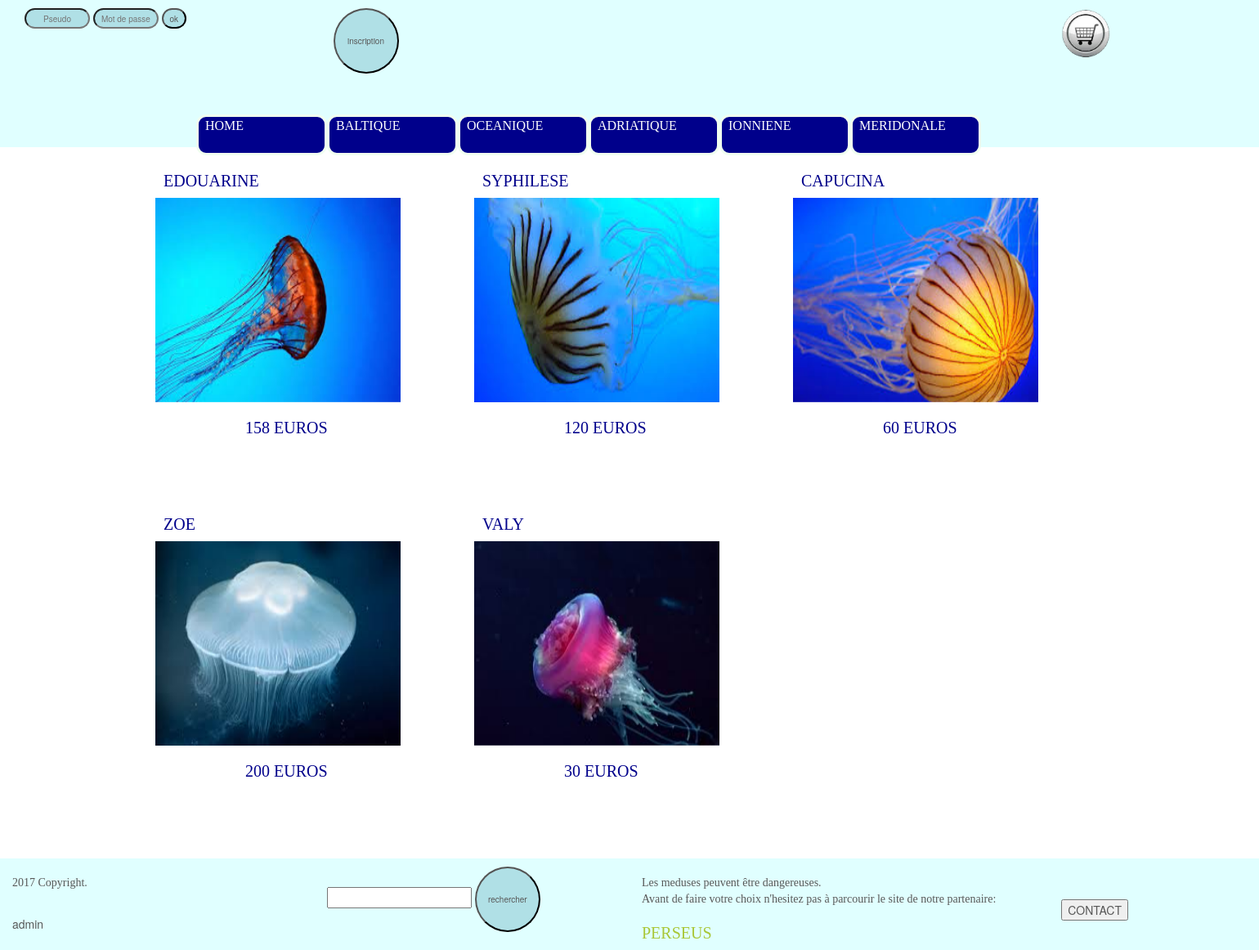
Screenshot of /index.php?page=MERIDIONALE with the database file from the repository.
### tables this page shows
CREATE TABLE IF NOT EXISTS `categories` (
  `id` int(25) NOT NULL AUTO_INCREMENT,
  `name` varchar(25) NOT NULL,
  PRIMARY KEY (`id`)
);

CREATE TABLE IF NOT EXISTS `items` (
  `id` int(25) NOT NULL AUTO_INCREMENT,
  `type` int(25) NOT NULL,
  `typeName` varchar(25) NOT NULL,
  `itemName` varchar(25) NOT NULL,
  `description` longtext NOT NULL,
  `descriptionb` longtext,
  `price` double NOT NULL,
  `stock` int(25) NOT NULL,
  `picture` varchar(125) NOT NULL,
  PRIMARY KEY (`id`)
);

### CONTROLLERS/Controller_Items.php (called while the page is built, shortened)
<?php
require_once($_SERVER['DOCUMENT_ROOT'].'/fantasy/MODELS/Model_Items.php');
class Controller_Items{
	public function viewItems($typeName){
		$produits = new Model_Items();
		$mesproduits = $produits ->getItems($typeName);
		require_once($_SERVER['DOCUMENT_ROOT'].'/fantasy/views/main.php');
	}
	}
?>

### library/database.php (called while the page is built, shortened)
<?php
class DB {
	public $bdd;
	private static $_instance = null;
	private function __construct(){
		$this->bdd = new PDO('mysql:host=localhost; dbname=site', 'root', '', array(PDO::MYSQL_ATTR_INIT_COMMAND => 'SET NAMES utf8'));
	}
	public function recup($requete, $tableau = array()){
		$requete = $this->bdd->prepare($requete);
		$requete->execute($tableau);
		return $requete->fetchAll();
	}
	public static function getInstance(){
		if (is_null(self::$_instance)){
			self::$_instance = new DB();
		}
		return self::$_instance;
	}
}
?>

### MODELS/Model_Items.php (called while the page is built, shortened)
<?php
require_once($_SERVER['DOCUMENT_ROOT'].'/fantasy/library/database.php');
class Model_Items{
	private $db;
	public function __construct(){
		$this->db = DB::getInstance();
	}
		public function getItems($typeName){
		$req=("SELECT * FROM categories INNER JOIN items ON categories.id = items.type WHERE typeName=:typeName;");
		$tableau =array(
		'typeName'=>$typeName);
		$resultat =$this->db->recup($req, $tableau);
		return $resultat;
	}
}
?>

### views/main.php (the view, shortened to what this page needs)
<?php
require_once($_SERVER['DOCUMENT_ROOT'].'/fantasy/views/header.php');
require_once($_SERVER['DOCUMENT_ROOT'].'/fantasy/views/nav.php');
?>
		<main>
			<div class="container">
				<div class="row">
<?php
 				foreach($mesproduits as $item){
	?>
					<div class="col-xs-12 col-sm-6 col-md-4">
						<figure class="effect">
							 <h1><?php echo $item['itemName'];?></h1>
				             <a href="/fantasy/index.php?id=<?php echo $item['id']; ?>"><img src="/fantasy/images/<?php echo $item['picture'];?>" alt="<?php $item['itemName'];?>" height="250px" width="300px"/></a>
				            <figcaption>
				           <h1><span><?php echo $item['price'];?> euros</span></h1>
				            </figcaption>
			            </figure>
                   	</div>
	<?php
			}
	?>			</div>
			</div>
		</main>
<?php
require_once ($_SERVER['DOCUMENT_ROOT'].'/fantasy/views/footer.php');
?>

### views/style/header.css (style rules this page uses)
.container { padding-top:0px !important; }

### views/style/main.css (style rules this page uses)
body { color: #585858; margin:0; padding:0; }
span { padding-left:100px; }
figure.effect { background:white; height:400px; }
figure.effect img { width:-webkit-calc(100%+10px);width:calc(100%+10px);-webkit-transition:opacity .35s,-webkit-transform .35s;transition:opacity .35s,transform .35s;-webkit-transform:translate3d(-10px,0,0);transform:translate3d(-10px,0,0);-webkit-backface-visibility:hidden;backface-visibility:hidden }
figure.effect figcaption { text-align:left }
h1 { color:#00008B; font-family:Georgia,serif,Times; font-size: 20px; font-weight:500; text-transform:uppercase; }
a:link { color:#585858; font-weight: bold; }

### views/style/nav.css (style rules this page uses)
a:link { color:#585858; font-weight: 200; }

### rows the page displays
categories: items.itemName "EDOUARINE", items.picture (picture), items.price "158", items.itemName "SYPHILESE", items.price "120", items.itemName "CAPUCINA", items.price "60", items.itemName "ZOE", items.price "200", items.itemName "VALY", items.price "30"
